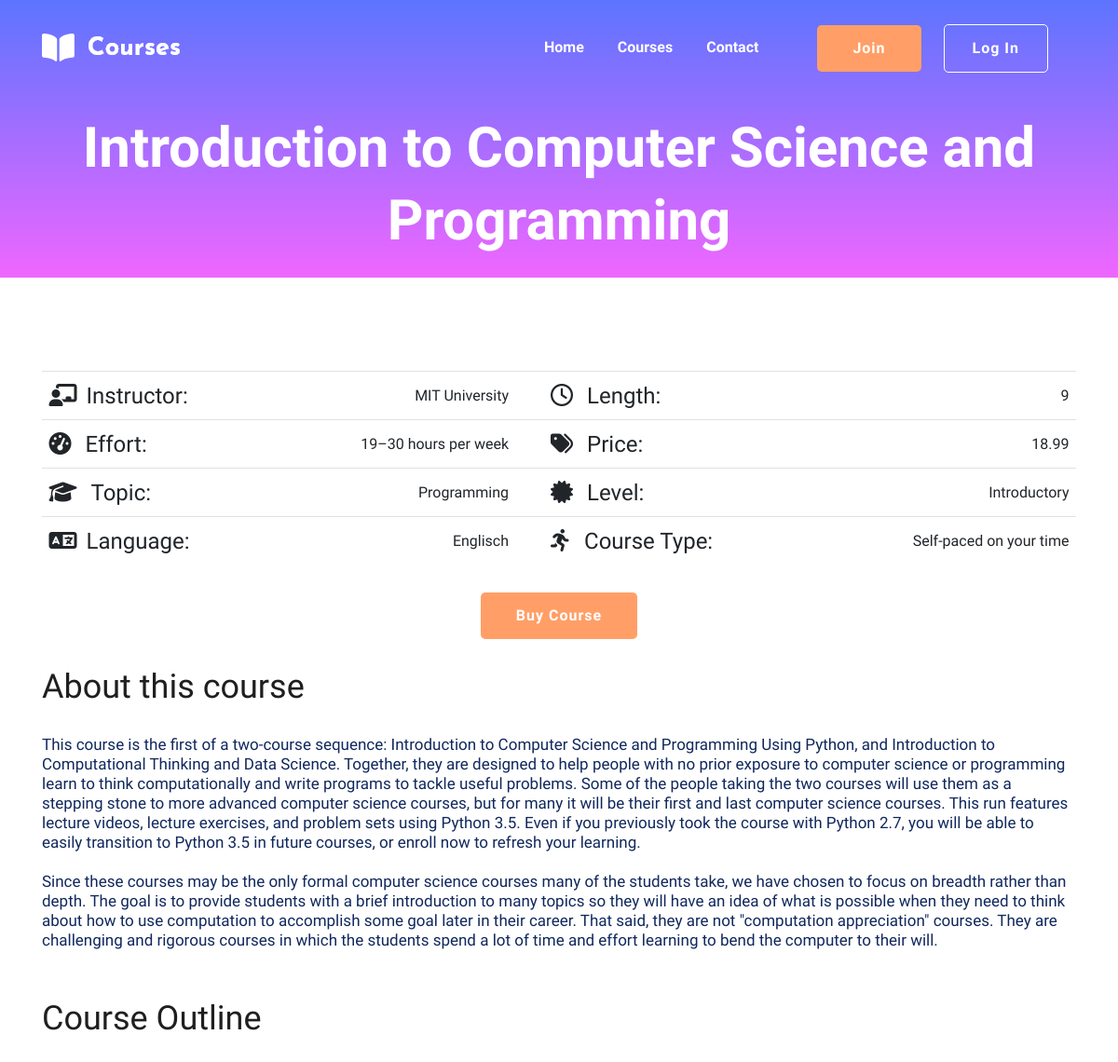
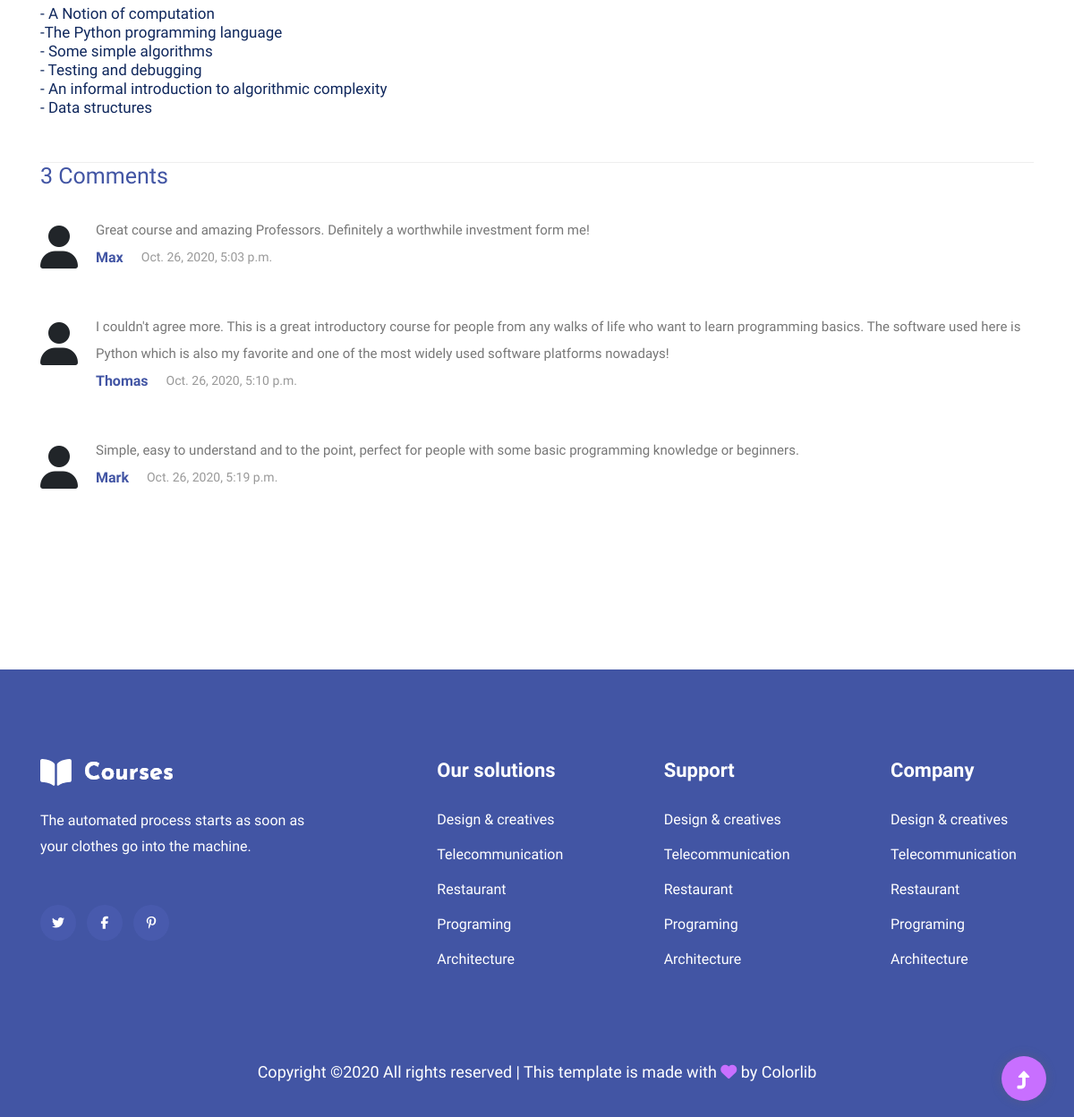
The app's page /course_details/37 with its own data (2 pictures, top to bottom).
### courses/models.py (models this page shows, shortened)
class Course(models.Model):
    creator = models.ForeignKey(User, related_name="uploadedCourses",
                on_delete=models.CASCADE)
    timestamp = models.DateTimeField(auto_now_add=True)
    title = models.CharField(max_length=60)
    description = models.TextField(max_length=10000)
    outline = models.TextField(max_length=10000)
    topics = [
        ("Programming", "Programming"),
        ("Business", "Business"),
        ("Finance", "Finance"),
        ("Design", "Design"),
        ("Fotografie", "Fotografie"),
        ("Marketing", "Marketing"),
        ("Music", "Music"),
        ("Health", "Health"),
    ]
    topic = models.CharField(max_length=70, choices=topics)
    length = models.IntegerField()
    effortLevels = [
        ("0–6 hours per week", "0–6 hours per week"),
        ("7–18 hours per week", "7–18 hours per week"),
        ("19–30 hours per week", "19–30 hours per week"),
    ]
    effort = models.CharField(max_length=100, choices=effortLevels)
    levels = [
        ("Introductory", "Introductory"),
        ("Intermediate", "Intermediate"),
        ("Advanced", "Advanced"),
    ]
    level = models.CharField(max_length=100, choices=levels)
    language = models.CharField(max_length=100)
    types = [
        ("Self-paced on your time", "Self-paced on your time"),
        ("Instructor-led schedule", "Instructor-led schedule")
    ]
    type = models.CharField(max_length=150, choices=types)
    price = models.FloatField()
    image = models.URLField(blank=True, default="https://images.unsplash.com/" \
                        "photo-1498243691581-b145c3f54a5a?fit=crop&w=500&q=60")

class User(AbstractUser):
    likes = models.ManyToManyField("Course", blank=True,
            related_name="isLiked")
    enrolled = models.ManyToManyField("Course", blank=True,
              related_name="students")
    username = models.EmailField(max_length=64, unique=True)
    first_name = models.CharField(_('first name'), max_length=30, blank=False, null=False)
    last_name = models.CharField(_('last name'), max_length=150, blank=False, null=False)
    REQUIRED_FIELDS = ["first_name", "last_name"]

class Comment(models.Model):
    creator = models.ForeignKey(User, related_name="comments",
              on_delete=models.CASCADE)
    content = models.TextField(max_length=10000)
    course = models.ForeignKey(Course, related_name="comments",
           on_delete=models.CASCADE)
    timestamp = models.DateTimeField(auto_now_add=True)

### courses/views.py (the view, shortened to what this page needs)
# urls.py: path("course_details/<int:course_id>", views.course_details, name='course_details'),
def course_details(request, course_id):
    course = Course.objects.get(id=course_id)
    content = {"course": course}
    return render(request, "courses/course_details.html", content)

### courses/templates/courses/course_details.html (shortened to what this page needs)
{% extends "courses/layout.html" %}
{% load static %}
{% block main %}
<main>
    <section class="slider-area slider-area2">
        <div class="slider-active">
            <div class="single-slider">
                <div class="container">
                    <div class="row">
                        <div class="col-xl-12 col-lg-11 col-md-12">
                            <div class="hero__caption hero__caption2 text-center">
                                <h1 data-animation="bounceIn" data-delay="0.2s">{{ course.title }}</h1>
                            </div>
                        </div>
                    </div>
                </div>
            </div>
        </div>
    </section>
    <div class="courses_details_info">
        <div class="container">
            <table class="table responsive">
                <tbody>
                    <tr>
                        <td class="text-heading"><i class="fas fa-chalkboard-teacher mr-3"></i>Instructor:</td>
                        <td class="text-right align-middle">{{ course.creator.get_full_name }}</td>
                        <td class="text-heading"><i class="far fa-clock ml-5 mr-4"></i>Length:</td>
                        <td class="text-right align-middle">{{ course.length }}</td>
                    </tr>
                    <tr>
                        <td class="text-heading"><i class="fas fa-tachometer-alt mr-4"></i>Effort:</td>
                        <td class="text-right align-middle">{{ course.effort }}</td>
                        <td class="text-heading"><i class="fas fa-tags ml-5 mr-4"></i>Price:</td>
                        <td class="text-right align-middle">{{ course.price }}</td>
                    </tr>
                    <tr>
                        <td class="text-heading"><i class="fas fa-graduation-cap mr-4"></i>Topic:</td>
                        <td class="text-right align-middle">{{ course.topic }}</td>
                        <td class="text-heading"><i class="fas fa-certificate ml-5 mr-4"></i>Level:</td>
                        <td class="text-right align-middle">{{ course.level }}</td>
                    </tr>
                    <tr>
                        <td class="text-heading"><i class="fas fa-language mr-3"></i>Language:</td>
                        <td class="text-right align-middle">{{ course.language }}</td>
                        <td class="text-heading"><i class="fas fa-running ml-5 mr-4"></i>Course Type:</td>
                        <td class="text-right align-middle">{{ course.type }}</td>
                    </tr>
                </tbody>
            </table>
            <div class="text-center my-5">
                <form class="form-contact contact_form"  method="post" action="{% url 'course_details' course.id%}">
                    {% if course in request.user.enrolled.all %}
                        <button class="btn btn-primary" type="submit" name="buyCourse">Cancel Course</button>
                    {% else %}
                        <button class="btn btn-primary" type="submit" name="buyCourse">Buy Course</button>
                    {% endif %}
                </form>
            </div>
            <div class="single_courses">
                <h3>About this course</h3>
                <p class="preline">{{ course.description }}</p>
            </div>
            <div class="single_courses">
                <h3 class="second_title">Course Outline</h3>
                <p class="preline">{{ course.outline }}</p>
            </div>
            <div class="comments-area p-0">
                <h1 class="d1 mb-5">{{ course.comments.all | length }} Comments</h1>
                {% for comment in course.comments.all %}
                <div class="comment-list">
                    <div class="single-comment justify-content-between d-flex">
                        <div class="user justify-content-between d-flex">
                            <div class="thumb mt-3">
                                <i class="fas fa-user fa-3x"></i>                            </div>
                            <div class="desc">
                                <p class="comment preline mb-0">{{comment.content}}</p>
                                <div class="d-flex justify-content-between">
                                    <div class="d-flex align-items-center">
                                        <h5>
                                            <a href="{% url 'profile' comment.creator.id %}"><strong>{{ comment.creator.first_name }}</strong></a>
                                        </h5>
                                        <p class="date">{{ comment.timestamp }} </p>
                                    </div>
                                </div>
                            </div>
                        </div>
                    </div>
                </div>
                {% endfor %}
            </div>
        </div>
    </div>
</main>
{% endblock %}

### records on screen
Course: title "Introduction to Computer Science and Programming", creator.get_full_name "MIT University", length "9", effort "19–30 hours per week", price "18.99", topic "Programming", level "Introductory", language "Englisch", type "Self-paced on your time", description "This course is the first of a two-course sequence: Introduction to Computer Science and Programming Using Python, and Introduction to Computational Thinking and Data Science. Together, they are designed to help people with no prior exposure to computer science or programming learn to think computationally and write programs to tackle useful problems. Some of the people taking the two courses will use them as a stepping stone to more advanced computer science courses, but for many it will be their first and last computer science courses. This run features lecture videos, lecture exercises, and problem sets using Python 3.5. Even if you previously took the course with Python 2.7, you will be…", outline "- A Notion of computation -The Python programming language - Some simple algorithms - Testing and debugging - An informal introduction to algorithmic complexity - Data structures", comments.all|length "3"
Comment: content "Great course and amazing Professors. Definitely a worthwhile investment form me!", creator.first_name "Max", timestamp "Oct. 26, 2020, 5:03 p.m."
Comment: content "I couldn't agree more. This is a great introductory course for people from any walks of life who want to learn programming basics. The software used here is Python which is also my favorite and one of the most widely used software platforms nowadays!", creator.first_name "Thomas", timestamp "Oct. 26, 2020, 5:10 p.m."
Comment: content "Simple, easy to understand and to the point, perfect for people with some basic programming knowledge or beginners.", creator.first_name "Mark", timestamp "Oct. 26, 2020, 5:19 p.m."
